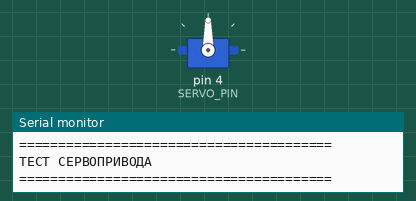
Recording of a sketch running on a simulated Arduino Uno, built with avr-gcc and run on an emulated ATmega328P. Parts: servo, the last lines printed to the serial monitor.

Above: at 0.1 s.
At 4.1 s:
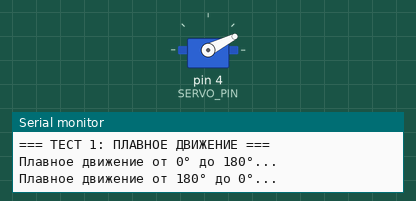
At 13.9 s:
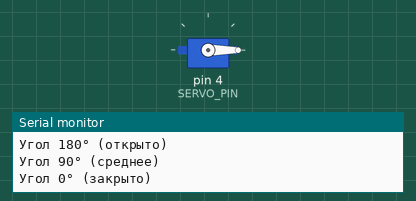
At 23.1 s:
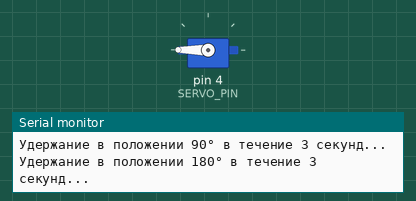
Timing chart, 0 to 24.6 s (numbered marks = the images above):
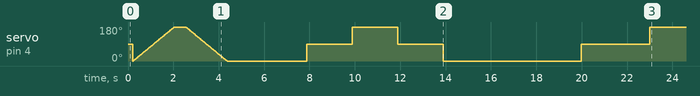

The sketch:

test_servo.ino
```cpp
/*
  ======================================================================
  ТЕСТ СЕРВОПРИВОДА (ДЛЯ ФОРТОЧКИ)
  ======================================================================

  НАЗНАЧЕНИЕ:
  Проверить работоспособность сервопривода и определить
  правильные углы для открытия/закрытия форточки.

  ПОДКЛЮЧЕНИЕ:
  - Коричневый/чёрный (GND) → GND Arduino
  - Красный (VCC) → 5V Arduino (только для маленьких серво!)
  - Оранжевый/жёлтый (SIG) → Pin 4 Arduino

  ВАЖНО:
  - Для мощных серво (MG995) нужно ВНЕШНЕЕ питание 5-6В/2А!
  - При питании от Arduino возможны просадки напряжения

  ПРИНЦИП РАБОТЫ:
  Серво последовательно проходит 3 теста:
  1. Плавное движение от 0° до 180°
  2. Пошаговое движение (0° → 90° → 180° → 90° → 0°)
  3. Удержание в крайних положениях
  ======================================================================
*/

#include <Servo.h>

Servo myServo;  // Создаём объект для управления серво

#define SERVO_PIN 4   // Пин управления
#define SERVO_MIN 0   // Минимальный угол (закрыто)
#define SERVO_MAX 90  // Максимальный угол (открыто)

void setup() {
  Serial.begin(9600);
  Serial.println(F("========================================"));
  Serial.println(F("ТЕСТ СЕРВОПРИВОДА"));
  Serial.println(F("========================================"));

  // Привязываем серво к пину
  myServo.attach(SERVO_PIN);
  Serial.print(F("Серво подключен к пину "));
  Serial.println(SERVO_PIN);

  Serial.println(F("\n=== ТЕСТ 1: ПЛАВНОЕ ДВИЖЕНИЕ ==="));
  smoothMovement();

  delay(1000);

  Serial.println(F("\n=== ТЕСТ 2: ПОШАГОВОЕ ДВИЖЕНИЕ ==="));
  stepMovement();

  delay(1000);

  Serial.println(F("\n=== ТЕСТ 3: УДЕРЖАНИЕ ПОЗИЦИИ ==="));
  holdPosition();

  Serial.println(F("\n========================================"));
  Serial.println(F("ТЕСТ ЗАВЕРШЁН"));
  Serial.println(F("Если серво не двигался — проверьте питание!"));
  Serial.println(F("========================================"));
}

void loop() {
  // После завершения тестов можно добавить повторяющееся движение
  // Раскомментируйте для непрерывного теста:

  // Serial.println(F("Повторяющееся движение: 0° → 90° → 0°"));
  // myServo.write(0);
  // delay(2000);
  // myServo.write(90);
  // delay(2000);
}

// ======================================================================
// ФУНКЦИЯ 1: ПЛАВНОЕ ДВИЖЕНИЕ
// ======================================================================
void smoothMovement() {
  Serial.println(F("Плавное движение от 0° до 180°..."));

  // Плавно увеличиваем угол
  for (int angle = 0; angle <= 180; angle++) {
    myServo.write(angle);
    delay(10);  // 10 мс между шагами = плавное движение
  }

  delay(500);

  Serial.println(F("Плавное движение от 180° до 0°..."));

  // Плавно уменьшаем угол
  for (int angle = 180; angle >= 0; angle--) {
    myServo.write(angle);
    delay(10);
  }

  delay(500);
  Serial.println(F("[OK] Плавное движение завершено"));
}

// ======================================================================
// ФУНКЦИЯ 2: ПОШАГОВОЕ ДВИЖЕНИЕ
// ======================================================================
void stepMovement() {
  // 0° (закрыто)
  Serial.println(F("Угол 0° (закрыто)"));
  myServo.write(0);
  delay(2000);

  // 90° (среднее положение)
  Serial.println(F("Угол 90° (среднее)"));
  myServo.write(90);
  delay(2000);

  // 180° (открыто)
  Serial.println(F("Угол 180° (открыто)"));
  myServo.write(180);
  delay(2000);

  // Обратно
  Serial.println(F("Угол 90° (среднее)"));
  myServo.write(90);
  delay(2000);

  Serial.println(F("Угол 0° (закрыто)"));
  myServo.write(0);
  delay(2000);

  Serial.println(F("[OK] Пошаговое движение завершено"));
}

// ======================================================================
// ФУНКЦИЯ 3: УДЕРЖАНИЕ ПОЗИЦИИ
// ======================================================================
void holdPosition() {
  Serial.println(F("Удержание в положении 0° в течение 3 секунд..."));
  myServo.write(0);
  delay(3000);

  Serial.println(F("Удержание в положении 90° в течение 3 секунд..."));
  myServo.write(90);
  delay(3000);

  Serial.println(F("Удержание в положении 180° в течение 3 секунд..."));
  myServo.write(180);
  delay(3000);

  Serial.println(F("[OK] Удержание позиции завершено"));
}
```
